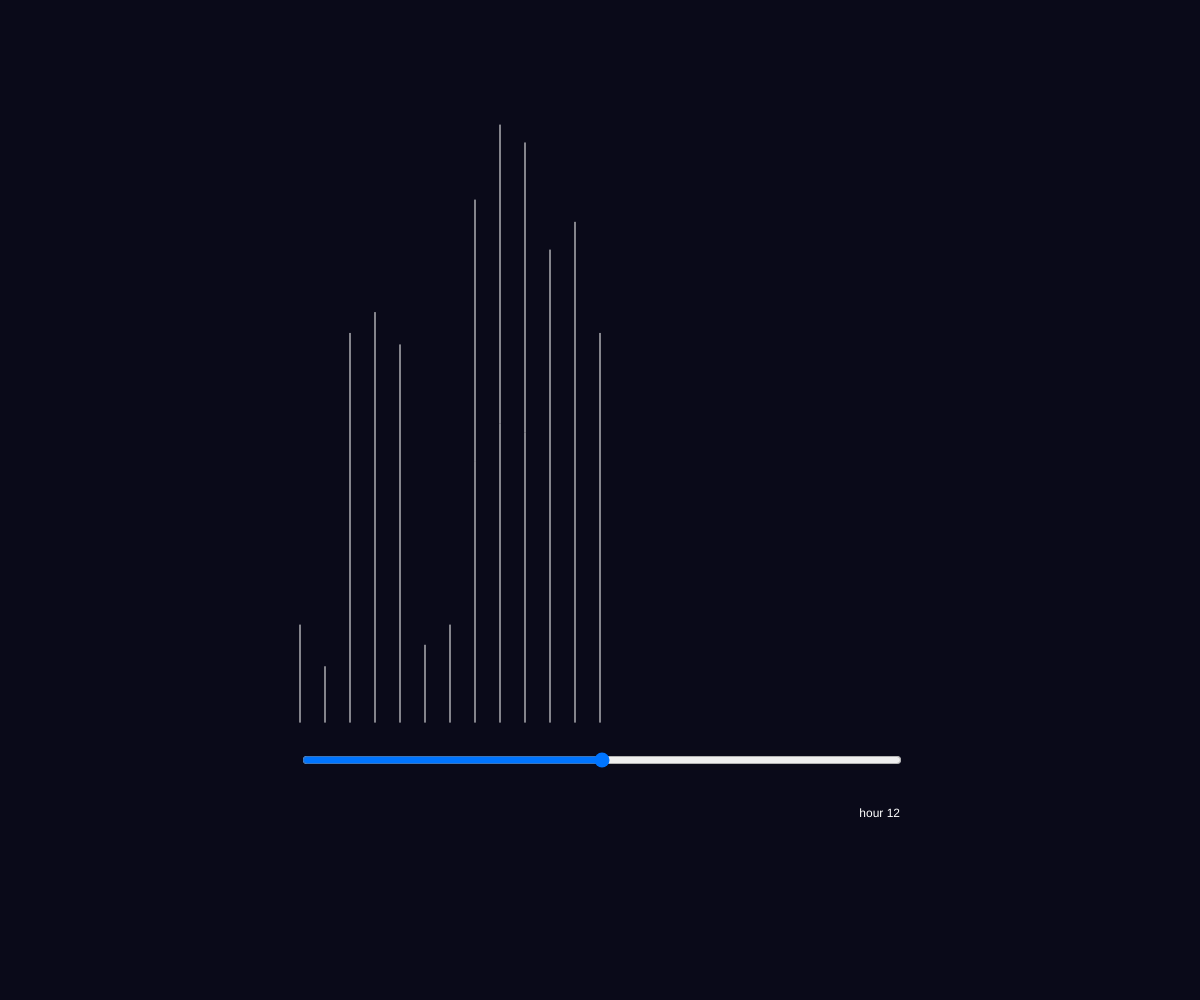
Frame 1 (no input)
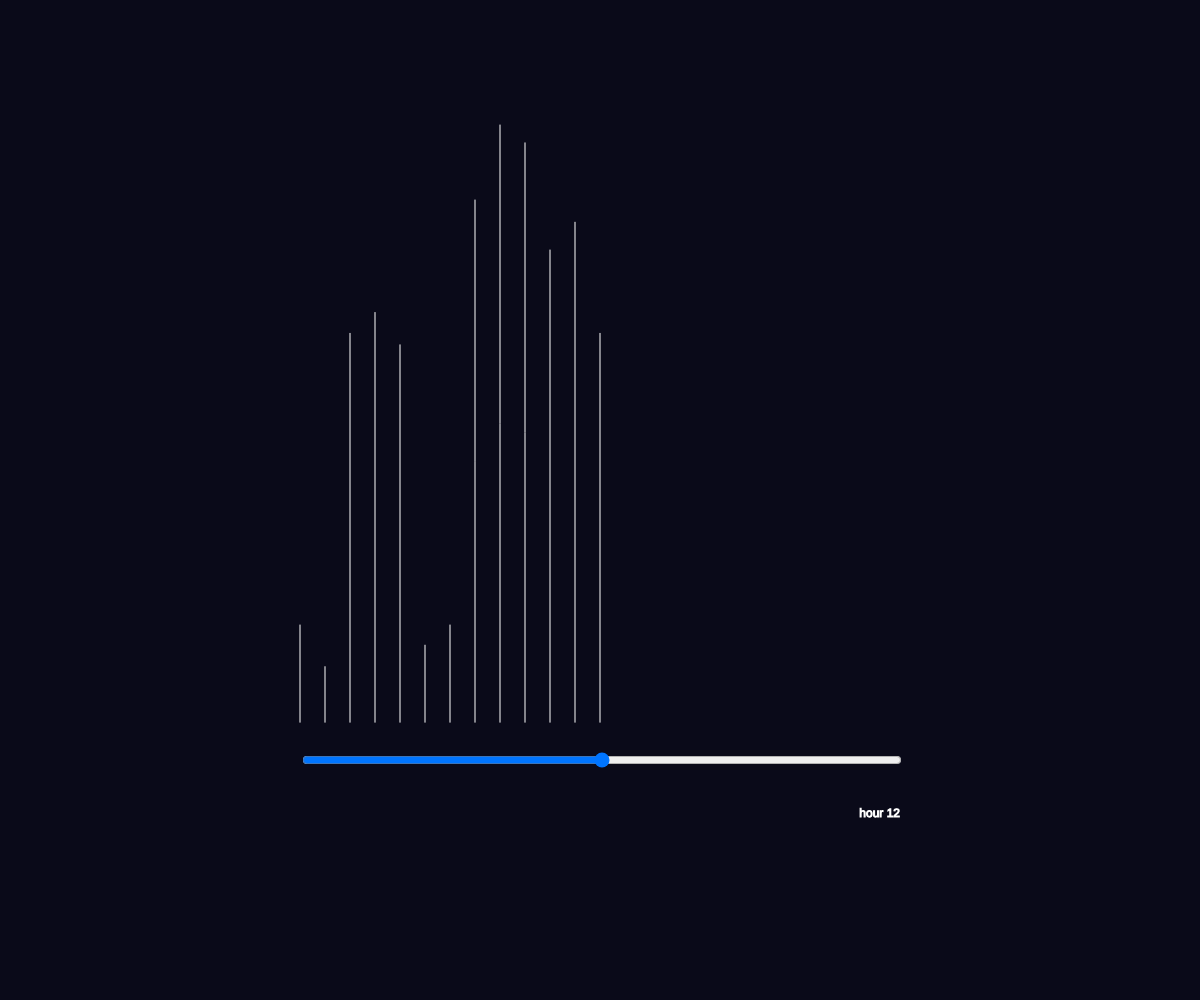
Frame 60 (no input)
Frame 120 (the mouse pressed at the canvas centre since frame 60): identical to frame 60, image omitted

The p5.js sketch that drew these frames (run headless with seeded random() and noise() and a simulated clock; from frame 60 on, the mouse is pressed at the canvas centre):

// p5.js sketch
// ── sketch.js
// slider
var s;

var w;
var w4;
var sW;
var f;

var v;

// text
var tX;
var tY;

// line
var yB;
var l;

function setup() {
  
  createCanvas(windowWidth,windowHeight);
    
  // slider
  s = createSlider(0,24, 12,1);
  s.position(width/2 - width/4, height/2 + height/4);
  s.style('width', '50%');
  
  
  // text
  tX = width/2 + width/4;
  tY = height/2 + height/4 + height/15;
  
  textAlign(RIGHT);
  fill(255);

  // line base
  yB = height/2 + height/4.5;
  
  // line x
  w = width/2;
  w4 = width/4;
  sW = w/24;
  f = w - w4;
  
  // line data
  l = [createVector(f, height/1.6),createVector(f + sW, height/1.5),createVector(f + 2*sW, height/3), createVector(f + 3*sW, height/3.2),createVector(f + 4*sW, height/2.9), createVector(f + 5*sW, height/1.55),createVector(f + 6*sW, height/1.6),createVector(f + 7*sW, height/5.0),createVector(f + 8*sW, height/8),createVector(f + 9*sW, height/7),createVector(f + 10*sW, height/4),createVector(f + 11*sW, height/4.5),createVector(f + 12*sW, height/3),createVector(f + 13*sW, height/2.5),createVector(f + 14*sW, height/2.7),createVector(f + 15*sW, height/6),createVector(f + 16*sW, height/9),createVector(f + 17*sW, height/2),createVector(f + 18*sW, height/1.5),createVector(f + 19*sW, height/1.7),createVector(f + 20*sW, height/1.4),createVector(f + 21*sW, height/1.5),createVector(f + 22*sW, height/1.8),createVector(f + 23*sW, height/2), createVector(f + 24*sW, height/3)];
  
} // end setup

function draw() {
  
  background(10,10,25);
  
  // value
  v = s.value();
  
  // text
  text("hour " + v,tX,tY);
  
  // line
  stroke(255);
  for(var i = 0; i <= v; i++){
    line(l[i].x,yB,l[i].x,l[i].y);
  } // end for
  
  
} // end draw
